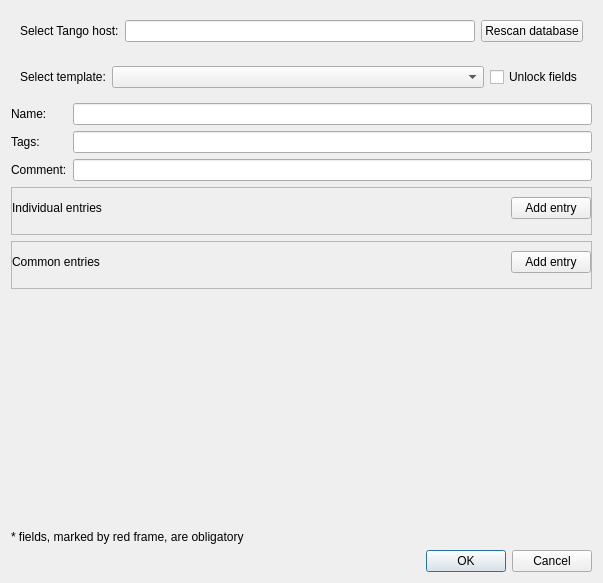
<?xml version="1.0" encoding="UTF-8"?>
<ui version="4.0">
 <class>AddDevice</class>
 <widget class="QDialog" name="AddDevice">
  <property name="geometry">
   <rect>
    <x>0</x>
    <y>0</y>
    <width>603</width>
    <height>583</height>
   </rect>
  </property>
  <property name="windowTitle">
   <string>Dialog</string>
  </property>
  <property name="locale">
   <locale language="English" country="UnitedStates"/>
  </property>
  <layout class="QVBoxLayout" name="verticalLayout" stretch="0,0,0,0,0,0,0,0">
   <item>
    <widget class="QFrame" name="fr_tango_host">
     <layout class="QHBoxLayout" name="horizontalLayout_6">
      <item>
       <widget class="QLabel" name="label_6">
        <property name="text">
         <string>Select Tango host:</string>
        </property>
       </widget>
      </item>
      <item>
       <widget class="QLineEdit" name="le_tango_host"/>
      </item>
      <item>
       <widget class="QPushButton" name="cmd_rescan_database">
        <property name="text">
         <string>Rescan database</string>
        </property>
       </widget>
      </item>
     </layout>
    </widget>
   </item>
   <item>
    <widget class="QFrame" name="fr_template">
     <layout class="QHBoxLayout" name="horizontalLayout">
      <item>
       <widget class="QLabel" name="label">
        <property name="text">
         <string>Select template:</string>
        </property>
       </widget>
      </item>
      <item>
       <widget class="QComboBox" name="cmb_template">
        <property name="sizePolicy">
         <sizepolicy hsizetype="Expanding" vsizetype="Fixed">
          <horstretch>0</horstretch>
          <verstretch>0</verstretch>
         </sizepolicy>
        </property>
       </widget>
      </item>
      <item>
       <widget class="QCheckBox" name="chk_unlock">
        <property name="text">
         <string>Unlock fields</string>
        </property>
       </widget>
      </item>
     </layout>
    </widget>
   </item>
   <item>
    <layout class="QGridLayout" name="gridLayout">
     <item row="0" column="1">
      <widget class="QLineEdit" name="le_name"/>
     </item>
     <item row="0" column="0">
      <widget class="QLabel" name="label_2">
       <property name="text">
        <string>Name:</string>
       </property>
      </widget>
     </item>
     <item row="1" column="1">
      <widget class="QLineEdit" name="le_tags"/>
     </item>
     <item row="1" column="0">
      <widget class="QLabel" name="label_7">
       <property name="text">
        <string>Tags:</string>
       </property>
      </widget>
     </item>
     <item row="2" column="0">
      <widget class="QLabel" name="label_4">
       <property name="text">
        <string>Comment:</string>
       </property>
      </widget>
     </item>
     <item row="2" column="1">
      <widget class="QLineEdit" name="le_comment"/>
     </item>
    </layout>
   </item>
   <item>
    <widget class="QFrame" name="fr_personal_properties">
     <property name="frameShape">
      <enum>QFrame::StyledPanel</enum>
     </property>
     <property name="frameShadow">
      <enum>QFrame::Raised</enum>
     </property>
     <layout class="QVBoxLayout" name="verticalLayout_2">
      <property name="leftMargin">
       <number>0</number>
      </property>
      <property name="rightMargin">
       <number>0</number>
      </property>
      <item>
       <layout class="QHBoxLayout" name="horizontalLayout_3">
        <item>
         <widget class="QLabel" name="label_3">
          <property name="text">
           <string>Individual entries</string>
          </property>
         </widget>
        </item>
        <item>
         <spacer name="horizontalSpacer">
          <property name="orientation">
           <enum>Qt::Horizontal</enum>
          </property>
          <property name="sizeHint" stdset="0">
           <size>
            <width>40</width>
            <height>20</height>
           </size>
          </property>
         </spacer>
        </item>
        <item>
         <widget class="QPushButton" name="cmd_add_personal_property">
          <property name="text">
           <string>Add entry</string>
          </property>
         </widget>
        </item>
       </layout>
      </item>
      <item>
       <widget class="QWidget" name="personal_properties" native="true">
        <property name="minimumSize">
         <size>
          <width>330</width>
          <height>0</height>
         </size>
        </property>
       </widget>
      </item>
     </layout>
    </widget>
   </item>
   <item>
    <widget class="QFrame" name="fr_common_properties">
     <property name="frameShape">
      <enum>QFrame::StyledPanel</enum>
     </property>
     <property name="frameShadow">
      <enum>QFrame::Raised</enum>
     </property>
     <layout class="QVBoxLayout" name="verticalLayout_3">
      <property name="leftMargin">
       <number>0</number>
      </property>
      <property name="rightMargin">
       <number>0</number>
      </property>
      <item>
       <layout class="QHBoxLayout" name="horizontalLayout_5">
        <item>
         <widget class="QLabel" name="label_5">
          <property name="text">
           <string>Common entries</string>
          </property>
         </widget>
        </item>
        <item>
         <spacer name="horizontalSpacer_2">
          <property name="orientation">
           <enum>Qt::Horizontal</enum>
          </property>
          <property name="sizeHint" stdset="0">
           <size>
            <width>40</width>
            <height>20</height>
           </size>
          </property>
         </spacer>
        </item>
        <item>
         <widget class="QPushButton" name="cmd_add_common_property">
          <property name="text">
           <string>Add entry</string>
          </property>
         </widget>
        </item>
       </layout>
      </item>
      <item>
       <widget class="QWidget" name="common_properties" native="true">
        <property name="minimumSize">
         <size>
          <width>330</width>
          <height>0</height>
         </size>
        </property>
       </widget>
      </item>
     </layout>
    </widget>
   </item>
   <item>
    <spacer name="verticalSpacer">
     <property name="orientation">
      <enum>Qt::Vertical</enum>
     </property>
     <property name="sizeHint" stdset="0">
      <size>
       <width>20</width>
       <height>40</height>
      </size>
     </property>
    </spacer>
   </item>
   <item>
    <widget class="QLabel" name="label_8">
     <property name="text">
      <string>* fields, marked by red frame, are obligatory</string>
     </property>
    </widget>
   </item>
   <item>
    <widget class="QDialogButtonBox" name="but_ok_cancel">
     <property name="orientation">
      <enum>Qt::Horizontal</enum>
     </property>
     <property name="standardButtons">
      <set>QDialogButtonBox::Cancel|QDialogButtonBox::Ok</set>
     </property>
    </widget>
   </item>
  </layout>
 </widget>
 <resources/>
 <connections>
  <connection>
   <sender>but_ok_cancel</sender>
   <signal>accepted()</signal>
   <receiver>AddDevice</receiver>
   <slot>accept()</slot>
   <hints>
    <hint type="sourcelabel">
     <x>248</x>
     <y>254</y>
    </hint>
    <hint type="destinationlabel">
     <x>157</x>
     <y>274</y>
    </hint>
   </hints>
  </connection>
  <connection>
   <sender>but_ok_cancel</sender>
   <signal>rejected()</signal>
   <receiver>AddDevice</receiver>
   <slot>reject()</slot>
   <hints>
    <hint type="sourcelabel">
     <x>316</x>
     <y>260</y>
    </hint>
    <hint type="destinationlabel">
     <x>286</x>
     <y>274</y>
    </hint>
   </hints>
  </connection>
 </connections>
</ui>
